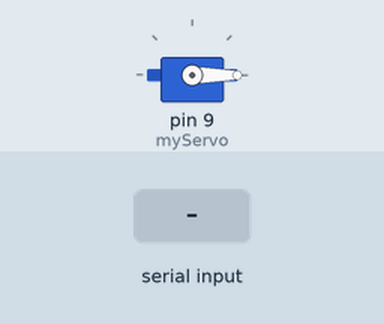
The sketch below on a simulated Arduino Uno, built with avr-gcc and run on an emulated ATmega328P. Shown: servo. Inputs (shaded band) come from the test bench.

Above: at 1.2 s.
1.3 s: "O" received over Serial
At 2.3 s:
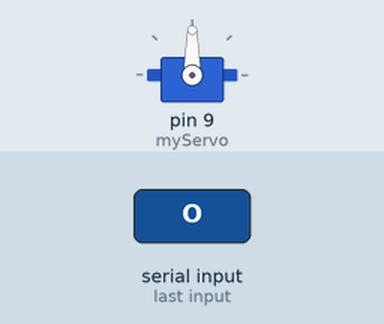
2.8 s: "C" received over Serial
At 3.4 s:
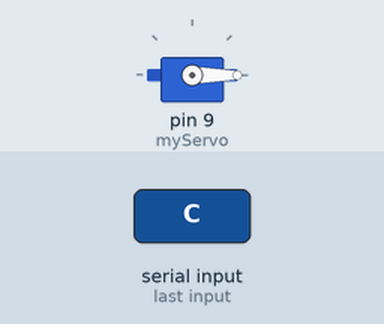
Timing chart, 0 to 5.8 s (numbered marks = the images above; inputs shaded):
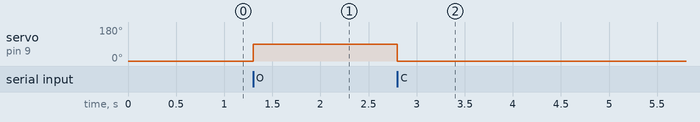

Measured:
- after the input at 1.3 s, servo on pin 9 (myServo): 0° → 90° at once
- after the input at 2.8 s, servo on pin 9 (myServo): 90° → 0° at once

The sketch:

Motor.ino
```cpp
#include <Servo.h>

Servo myServo;

void setup() {
  Serial.begin(9600);
  myServo.attach(9); // Connect servo signal to pin 9
  myServo.write(0);  // Default position (closed)
}

void loop() {
  if (Serial.available() > 0) {
    char command = Serial.read();
    if (command == 'O') {         // Open gate
      myServo.write(90);          // Adjust angle as needed
    } else if (command == 'C') {  // Close gate
      myServo.write(0);           // Reset angle
    }
  }
}
```
